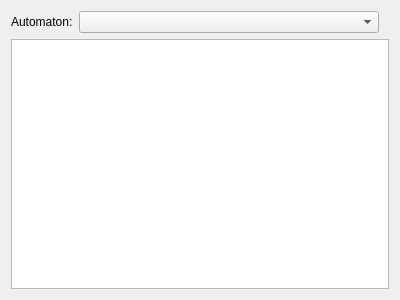
<?xml version="1.0" encoding="UTF-8"?>
<ui version="4.0">
 <class>AutomatonView</class>
 <widget class="QWidget" name="AutomatonView">
  <property name="geometry">
   <rect>
    <x>0</x>
    <y>0</y>
    <width>400</width>
    <height>300</height>
   </rect>
  </property>
  <property name="windowTitle">
   <string>Form</string>
  </property>
  <layout class="QVBoxLayout" name="verticalLayout">
   <item>
    <layout class="QHBoxLayout" name="horizontalLayout" stretch="0,1,0">
     <item>
      <widget class="QLabel" name="label">
       <property name="text">
        <string>Automaton:</string>
       </property>
      </widget>
     </item>
     <item>
      <widget class="QComboBox" name="mAutomatonCombo">
       <property name="maximumSize">
        <size>
         <width>300</width>
         <height>16777215</height>
        </size>
       </property>
      </widget>
     </item>
     <item>
      <spacer name="horizontalSpacer">
       <property name="orientation">
        <enum>Qt::Horizontal</enum>
       </property>
       <property name="sizeHint" stdset="0">
        <size>
         <width>0</width>
         <height>20</height>
        </size>
       </property>
      </spacer>
     </item>
    </layout>
   </item>
   <item>
    <widget class="QGraphicsView" name="mGraphicsView">
     <property name="backgroundBrush">
      <brush brushstyle="NoBrush">
       <color alpha="255">
        <red>255</red>
        <green>255</green>
        <blue>255</blue>
       </color>
      </brush>
     </property>
     <property name="dragMode">
      <enum>QGraphicsView::ScrollHandDrag</enum>
     </property>
    </widget>
   </item>
  </layout>
 </widget>
 <resources/>
 <connections>
  <connection>
   <sender>mAutomatonCombo</sender>
   <signal>currentIndexChanged(int)</signal>
   <receiver>AutomatonView</receiver>
   <slot>selectAutomaton(int)</slot>
   <hints>
    <hint type="sourcelabel">
     <x>164</x>
     <y>18</y>
    </hint>
    <hint type="destinationlabel">
     <x>397</x>
     <y>29</y>
    </hint>
   </hints>
  </connection>
 </connections>
 <slots>
  <slot>selectAutomaton(int)</slot>
 </slots>
</ui>
